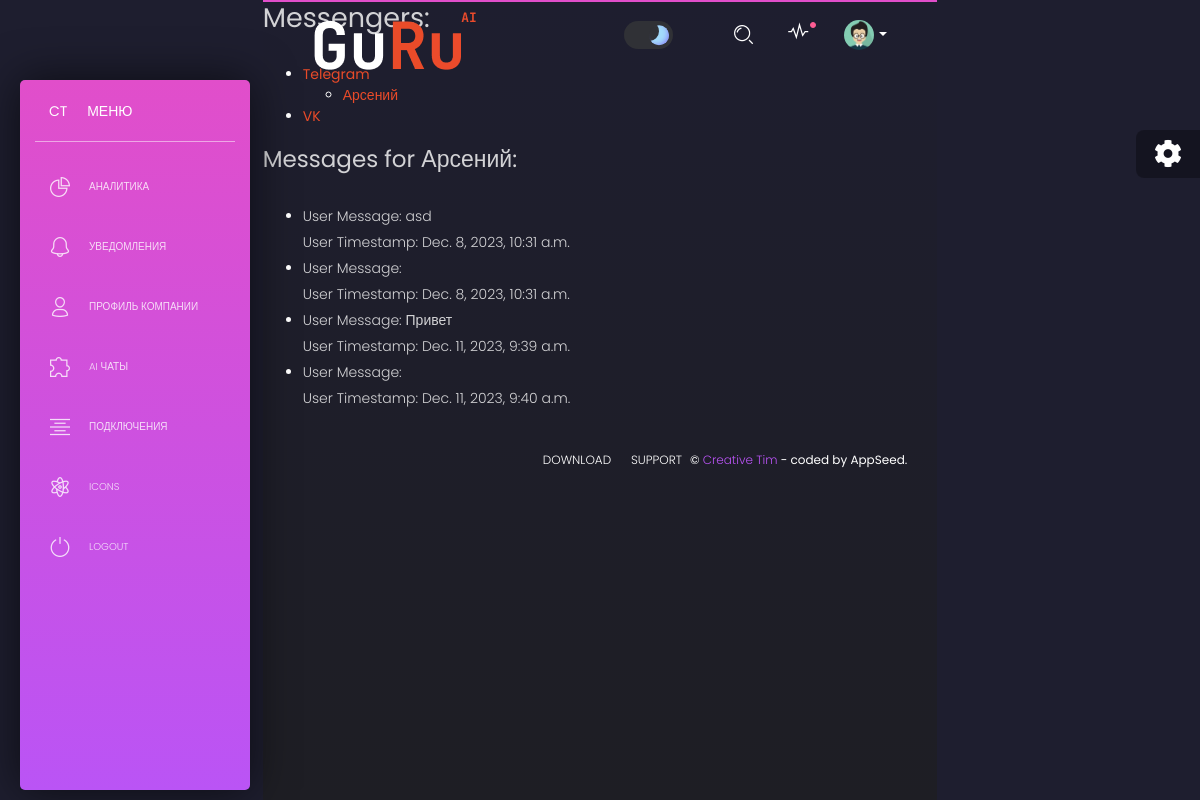
Page /chat?messenger=Telegram&user=790313582 (signed in) on the earlier database version.
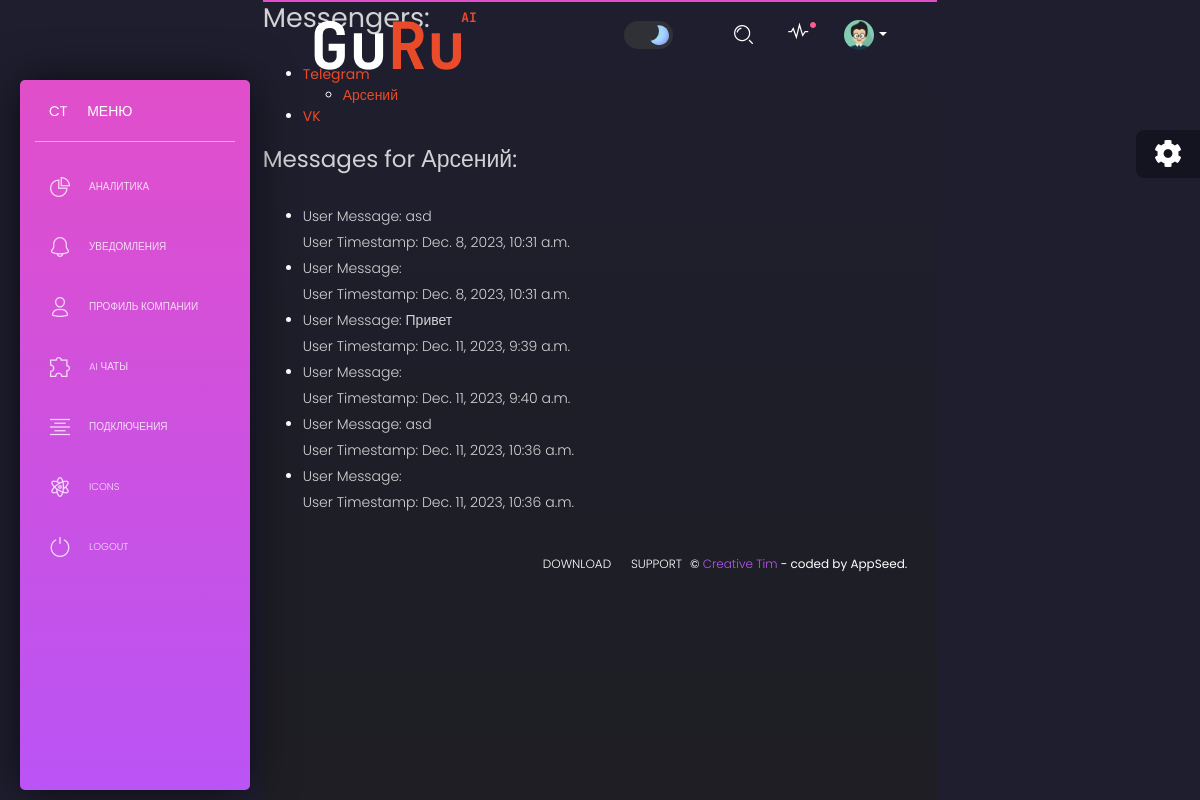
Same page on the later database version.
### apps/home/models.py (models this page shows, shortened)
class ChatUser(models.Model):
    user_id = models.IntegerField()
    user_name = models.CharField(max_length=255)
    messenger = models.CharField(max_length=255)
    created_at = models.DateTimeField(default=timezone.now)

class UserMessage(models.Model):
    user = models.ForeignKey(ChatUser, on_delete=models.CASCADE)
    message_text = models.TextField()
    timestamp = models.DateTimeField(auto_now_add=True)

class AiAnswer(models.Model):
    user = models.ForeignKey(ChatUser, on_delete=models.CASCADE)
    response_text = models.TextField()
    timestamp = models.DateTimeField(auto_now_add=True)

### apps/home/views.py (the view, shortened to what this page needs)
# urls.py: path('chat', chat_view, name='chat_view'),
@login_required(login_url='/login/')
def chat_view(request):
    messengers = ChatUser.objects.values('messenger').distinct()
    selected_messenger = request.GET.get('messenger')
    selected_user_messages = []
    if selected_messenger:
        users = ChatUser.objects.filter(messenger=selected_messenger)
        selected_user_id = request.GET.get('user')
        if selected_user_id:
            selected_user = ChatUser.objects.get(user_id=selected_user_id)
            user_messages = UserMessage.objects.filter(user=selected_user)
            ai_messages = AiAnswer.objects.filter(user=selected_user)
            all_messages = list(user_messages) + list(ai_messages)
            all_messages = sorted(all_messages, key=lambda x: x.timestamp)
            context = {
                'messengers': messengers,
                'selected_messenger': selected_messenger,
                'users': users if selected_messenger else [],
                'selected_user_messages': all_messages if selected_user_id else [],
                'selected_user': selected_user if selected_user_id else None,
            }
            return render(request, 'home/chat.html', context)

### apps/context_processors.py (called while the page is built)
def cfg_assets_root(request):
    return { 'ASSETS_ROOT' : settings.ASSETS_ROOT }

### apps/templates/home/chat.html (shortened to what this page needs)
{% extends "layouts/base.html" %}
{% block content %}
<div class="messenger-list">
    <h2>Messengers:</h2>
    <ul>
        {% for messenger in messengers %}
            <li>
                <a href="?messenger={{ messenger.messenger }}" style="color: #E94B29;"><strong>{{ messenger.messenger }}</strong></a>
                {% if selected_messenger == messenger.messenger %}
                    <ul>
                        {% for user in users %}
                            {% if user.messenger == messenger.messenger %}
                                <li>
                                    <a href="?messenger={{ messenger.messenger }}&user={{ user.user_id }}" style="color: #E94B29;">{{ user.user_name }}</a>
                                </li>
                            {% endif %}
                        {% endfor %}
                    </ul>
                {% endif %}
            </li>
        {% endfor %}
    </ul>
</div>
<div class="messages">
    {% if ai_messages or selected_user_messages %}
        <h3>Messages for {{ selected_user.user_name }}:</h3>
        <ul>
            {% for message in selected_user_messages %}
                <li>
                    <p>User Message: {{ message.message_text }}</p>
                    <p>User Timestamp: {{ message.timestamp }}</p>
                </li>
            {% endfor %}
        </ul>
    {% else %}
        <p>No messages available.</p>
    {% endif %}
</div>
{% endblock content %}

### apps/templates/layouts/base.html (shortened to what this page needs)
<!DOCTYPE html>
<html lang="en">
<head>
    <link href="https://use.fontawesome.com/releases/v5.0.6/css/all.css" rel="stylesheet">
    <link href="{{ ASSETS_ROOT }}/css/nucleo-icons.css" rel="stylesheet"/>
    <link href="{{ ASSETS_ROOT }}/css/black-dashboard.css?v=1.0.0" rel="stylesheet"/>
    <link href="{{ ASSETS_ROOT }}/css/theme-switcher.css" rel="stylesheet"/>
    <link href="{{ ASSETS_ROOT }}/demo/demo.css" rel="stylesheet"/>
</head>
<body class="">
    <div class="wrapper">
        {% include 'includes/sidebar.html' %}
        <div class="main-panel">
            {% include 'includes/navigation.html' %}
            {% block content %}{% endblock content %}
            {% include 'includes/footer.html' %}
        </div>
    </div>
    {% include 'includes/fixed-plugin.html' %}
</body>
</html>

### apps/templates/includes/sidebar.html
    <div class="sidebar">
        <div class="sidebar-wrapper">
            <div class="logo">
                <a href="javascript:void(0)" class="simple-text logo-mini">
                    CT
                </a>
                <a href="javascript:void(0)" class="simple-text logo-normal">
                    МЕНЮ
                </a>
            </div>
            <ul class="nav">
                <li class="{% if 'index' in segment %} active {% endif %} ">
                    <a href="/">
                        <i class="tim-icons icon-chart-pie-36"></i>
                        <p>Аналитика</p>
                    </a>
                </li>
                <li class="{% if 'notifications' in segment %} active {% endif %}">
                    <a href="/notifications.html">
                        <i class="tim-icons icon-bell-55"></i>
                        <p>Уведомления</p>
                    </a>
                </li>
                <li class="{% if 'user' in segment %} active {% endif %}">
                    <a href="/user.html">
                        <i class="tim-icons icon-single-02"></i>
                        <p>Профиль компании</p>
                    </a>
                </li>
                <li class="{% if 'tables' in segment %} active {% endif %}">
                    <a href="chat">
                        <i class="tim-icons icon-puzzle-10"></i>
                        <p>AI чаты</p>
                    </a>
                </li>
                <li class="{% if 'typography' in segment %} active {% endif %}">
                    <a href="/typography.html">
                        <i class="tim-icons icon-align-center"></i>
                        <p>Подключения</p>
                    </a>
                </li>
                <li>
                <li class="{% if 'icons' in segment %} active {% endif %}">
                    <a href="/icons.html">
                        <i class="tim-icons icon-atom"></i>
                        <p>Icons</p>
                    </a>
                </li>
                <li>
                    <a href="{% url 'login' %}">
                        <i class="tim-icons icon-button-power"></i>
                        <p>Logout</p>
                    </a>
                </li>
            </ul>
        </div>
    </div>

### apps/templates/includes/navigation.html (shortened to what this page needs)
        <nav class="navbar navbar-expand-lg navbar-absolute navbar-transparent">
            <div class="container-fluid">
                <div class="navbar-wrapper">
                    <a class="navbar-brand" href="/">
                        <img src="logo.png">
                    </a>
                </div>
                <div class="collapse navbar-collapse" id="navigation">
                    <ul class="navbar-nav ml-auto">
                        <li class="input-group d-flex align-items-center mb-0">
                            <label class="switch theme-switch">
                                <span class="slider"></span>
                            </label>
                        </li>
                        <li class="search-bar input-group">
                            <button class="btn btn-link" id="search-button" data-toggle="modal"
                                    data-target="#searchModal"><i class="tim-icons icon-zoom-split"></i>
                            </button>
                        </li>
                        <li class="dropdown nav-item">
                            <a href="javascript:void(0)" class="dropdown-toggle nav-link" data-toggle="dropdown">
                                <div class="notification d-none d-lg-block d-xl-block"></div>
                                <i class="tim-icons icon-sound-wave"></i>
                            </a>
                        </li>
                        <li class="dropdown nav-item">
                            <a href="#" class="dropdown-toggle nav-link" data-toggle="dropdown">
                                <div class="photo">
                                    <img src="{{ ASSETS_ROOT }}/img/anime3.png" alt="Profile Photo">
                                </div>
                                <b class="caret d-none d-lg-block d-xl-block"></b>
                            </a>
                        </li>
                    </ul>
                </div>
            </div>
        </nav>

### apps/templates/includes/footer.html
<footer class="footer">
    <div class="container-fluid">
        <ul class="nav">
            <li class="nav-item">
                <a target="_blank" href="https://www.creative-tim.com/product/black-dashboard-django" class="nav-link">
                    Download
                </a>
            </li>
            <li class="nav-item">
                <a target="_blank" href="https://www.creative-tim.com/support" class="nav-link">
                    Support
                </a>
            </li>
        </ul>
        <div class="copyright">
            &copy; <a target="_blank" href="https://bit.ly/3fKQZaL">Creative Tim</a> - coded by AppSeed.
        </div>
    </div>
</footer>

### apps/templates/includes/fixed-plugin.html (shortened to what this page needs)
<div class="fixed-plugin">
    <div class="dropdown show-dropdown">
        <a href="#" data-toggle="dropdown">
            <i class="fa fa-cog fa-2x"> </i>
        </a>
    </div>
</div>

### apps/static/assets/css/theme-switcher.css (style rules this page uses)
.switch { --width-of-switch: 3.5em; --height-of-switch: 2em; --size-of-icon: 1.4em; --slider-offset: 0.3em; position: relative; width: var(--width-of-switch); height: var(--height-of-switch); margin-bottom: 0; }
.slider { position: absolute; cursor: pointer; top: 0; left: 0; right: 0; bottom: 0; background-color: #eaeaea; transition: .4s; border-radius: 30px; }
.slider:before { position: absolute; content: ""; height: var(--size-of-icon,1.4em); width: var(--size-of-icon,1.4em); border-radius: 20px; left: var(--slider-offset,0.3em); top: 50%; transform: translateY(-50%); background: linear-gradient(40deg,#ff0080,#ff8c00 70%); ; transition: .4s; }
input:checked + .slider { background-color: #303136; }
input:checked + .slider:before { left: calc(100% - (var(--size-of-icon,1.4em) + var(--slider-offset,0.3em))); background: #303136; box-shadow: inset -3px -2px 5px -2px #8983f7, inset -10px -4px 0 0 #a3dafb; }

### apps/templates/home/chat.html (style rules this page uses)
body { display: flex; justify-content: center; align-items: center; height: 100vh; margin: 0; }

Differences in the rows shown:
added UserMessage: message_text "asd", timestamp "Dec. 11, 2023, 10:36 a.m."
added AiAnswer: timestamp "Dec. 11, 2023, 10:36 a.m."
